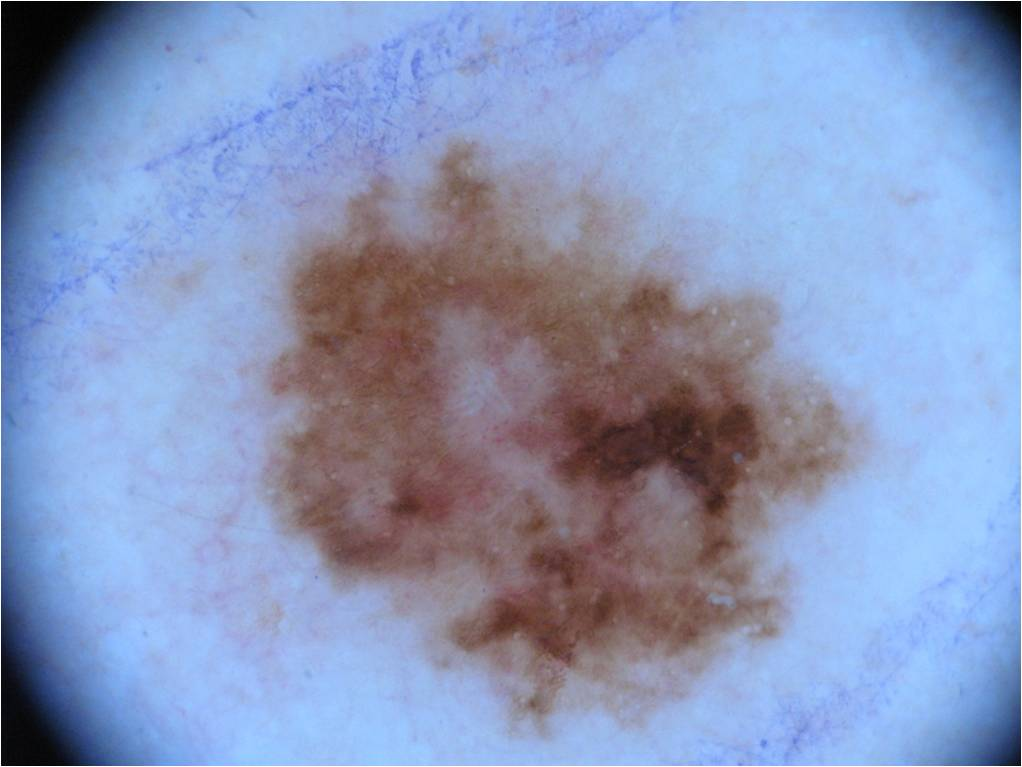
#> input picture benign3.jpg, 1022 x 767 px
$ python main.py   (older library calls are emulated)
#> lines starting #> are read from the running program, lines starting #| are printed output that depends on the picture; after the words box and inside, x2 and y2 are one past the last pixel; in counts of white or black regions, pixels touching at a corner belong together
import cv2
import numpy as np
import math
from matplotlib import pyplot as plt
from skimage.feature import greycomatrix, greycoprops
from hist_3d import hist_3d
from scipy.misc import imresize

# [7 lines of commented-out code are left out]
img = cv2.imread('benign3.jpg')
#> img is the input picture: shape (767, 1022, 3); mean B, G, R 187.6, 150.8, 136.1

#img = cv2.imread('img_buat_flow_chart_1.jpg')

imy,imx,imz = np.shape(img)
#> imy = 767; imx = 1022; imz = 3
shortening = 5
img = img[shortening:imy-shortening,shortening:imx-shortening,:]
#> img: shape (757, 1012, 3)
imy,imx,imz = np.shape(img)
#> imy = 757; imx = 1012
gs = cv2.cvtColor(img,cv2.COLOR_BGR2GRAY)
hsv=cv2.cvtColor(img, cv2.COLOR_BGR2HSV)
#> hsv: shape (757, 1012, 3); mean H, S, V 100.3, 84.1, 194.6


ret1,th1 = cv2.threshold(gs,25,255,cv2.THRESH_BINARY)
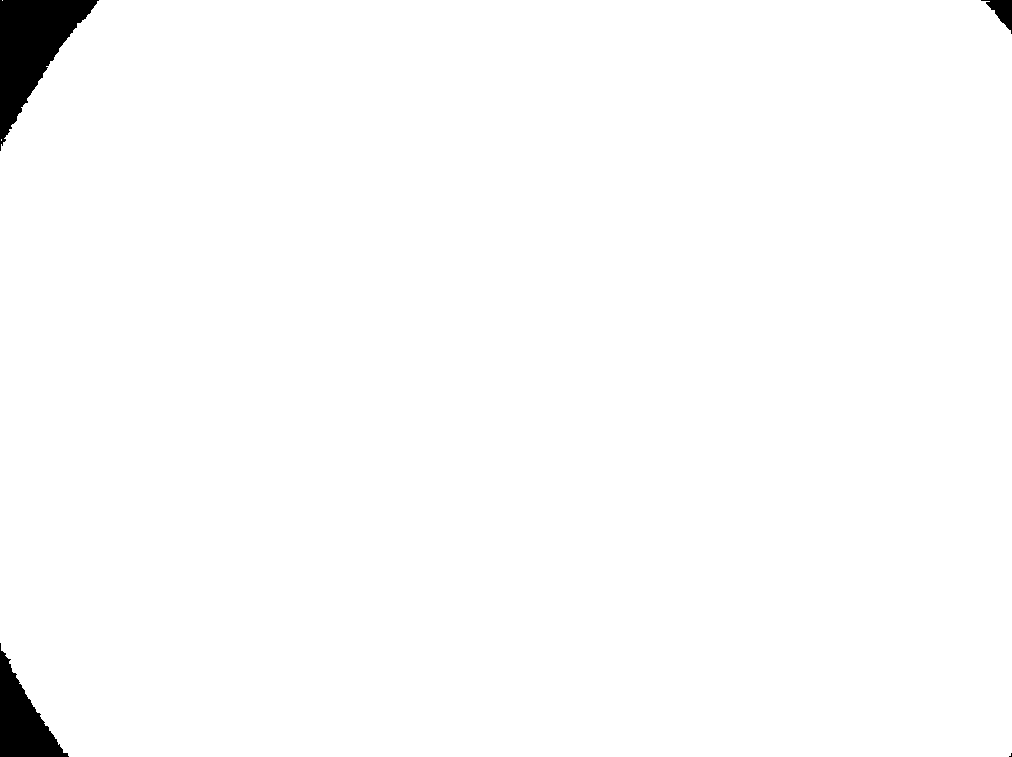
#> th1: shape (757, 1012); 98.6% white; 4 black regions (1 under 20 px), largest, box (x1, y1, x2, y2) and area: (0, 0, 99, 151) 6741, (0, 643, 69, 757) 3571, (981, 0, 1012, 34) 469

ckernel=cv2.getStructuringElement(cv2.MORPH_ELLIPSE,(8,8))
closing = cv2.morphologyEx(th1, cv2.MORPH_CLOSE, ckernel,iterations = 4)
#> closing: shape (757, 1012); 98.7% white; 3 black regions, box (x1, y1, x2, y2) and area: (0, 0, 95, 128) 6630, (0, 672, 62, 757) 3373, (996, 0, 1012, 23) 317

kernel=cv2.getStructuringElement(cv2.MORPH_ELLIPSE,(3,3))
erosion = cv2.erode(closing,kernel,iterations = 50)
#> erosion: shape (757, 1012); 96.4% white; 3 black regions, box (x1, y1, x2, y2) and area: (0, 0, 145, 178) 14781, (0, 622, 112, 757) 9605, (946, 0, 1012, 73) 3142

derm_scope = erosion


#REMOVING HAIR FILTERING------------- START

#gs_filter = cv2.medianBlur(gs,21) #median blur
#gs_filter = cv2.GaussianBlur(gs,(31,31),0) #Gaussian Blur
#gs_filter = cv2.blur(gs,(31,31)) #Averaging
#REMOVING HAIR FILTERING------------- END


ret,th = cv2.threshold(gs,0,255,cv2.THRESH_BINARY_INV+cv2.THRESH_OTSU)
#> th: shape (757, 1012); 31.4% white; 138 white regions (118 under 20 px), largest, box (x1, y1, x2, y2) and area: (265, 140, 837, 713) 181602, (0, 0, 195, 757) 45865, (894, 0, 1012, 143) 7770
#> ret = 136

#REMOVING HAIR MORPH TRANSFORM------------- START
#Morphologic Transform ------------- START
kernel=cv2.getStructuringElement(cv2.MORPH_ELLIPSE,(3,3))
erosion = cv2.erode(th,kernel,iterations = int(min([imx,imy])/100))
#> erosion: shape (757, 1012); 26.9% white; 10 white regions (4 under 20 px), largest, box (x1, y1, x2, y2) and area: (273, 151, 821, 681) 156782, (0, 0, 183, 439) 23744, (0, 452, 141, 757) 15563, (905, 0, 1012, 130) 6533, (943, 661, 1012, 757) 3118, (526, 689, 540, 706) 113
dilation = cv2.dilate(erosion,kernel,iterations = int(min([imx,imy])/100))
#> dilation: shape (757, 1012); 30.3% white; 4 white regions, box (x1, y1, x2, y2) and area: (266, 144, 828, 713) 175783, (0, 0, 190, 757) 44807, (898, 0, 1012, 137) 7576, (936, 654, 1012, 757) 3825
#Morphologic Transform ------------- End
#REMOVING HAIR MORPH TRANSFORM------------- END

segment_mask = dilation


nmask =  cv2.bitwise_and(derm_scope, segment_mask)
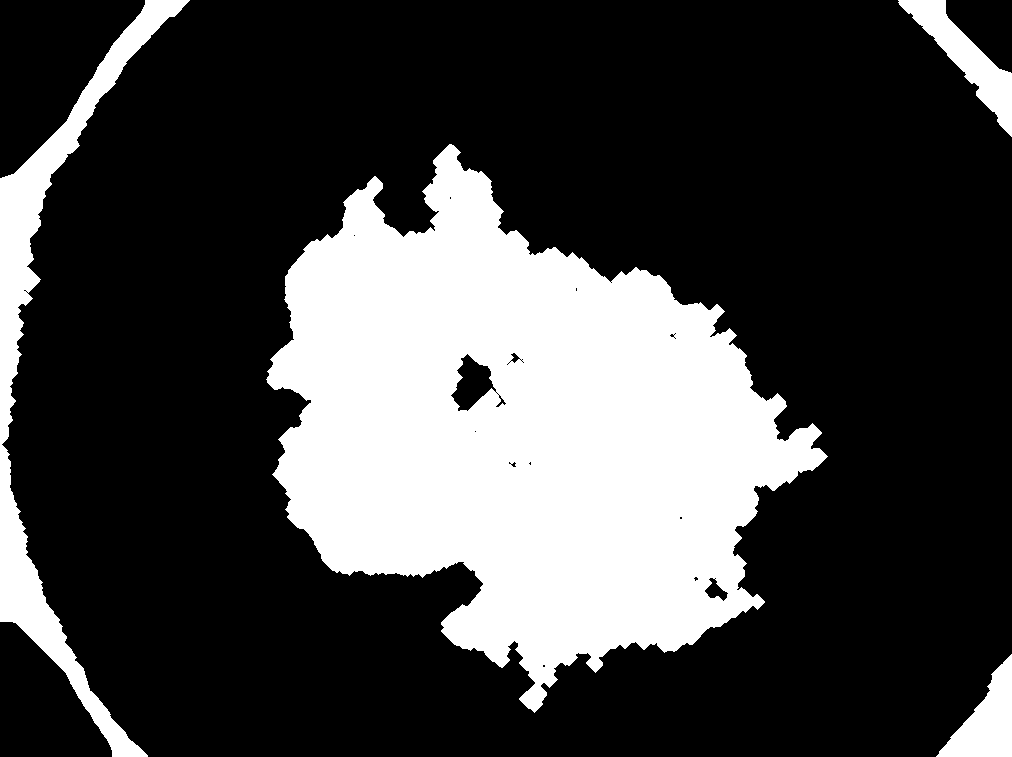
#> nmask: shape (757, 1012); 26.7% white; 4 white regions

im2,contours,hierarchy = cv2.findContours(nmask, cv2.RETR_EXTERNAL, cv2.CHAIN_APPROX_NONE)
#> contours = 4 contours; box (x1, y1, x2, y2) and area: (266, 144, 828, 713) 176470, (0, 0, 190, 757) 19605, (898, 0, 1012, 137) 4262, (936, 654, 1012, 757) 3684

contimg = img.copy()

height, width, channels = img.shape
#> height = 757; width = 1012; channels = 3
all_cnt_bimg = np.zeros((height,width,1), np.uint8)
cv2.drawContours(all_cnt_bimg, contours, -1, 255, 1)
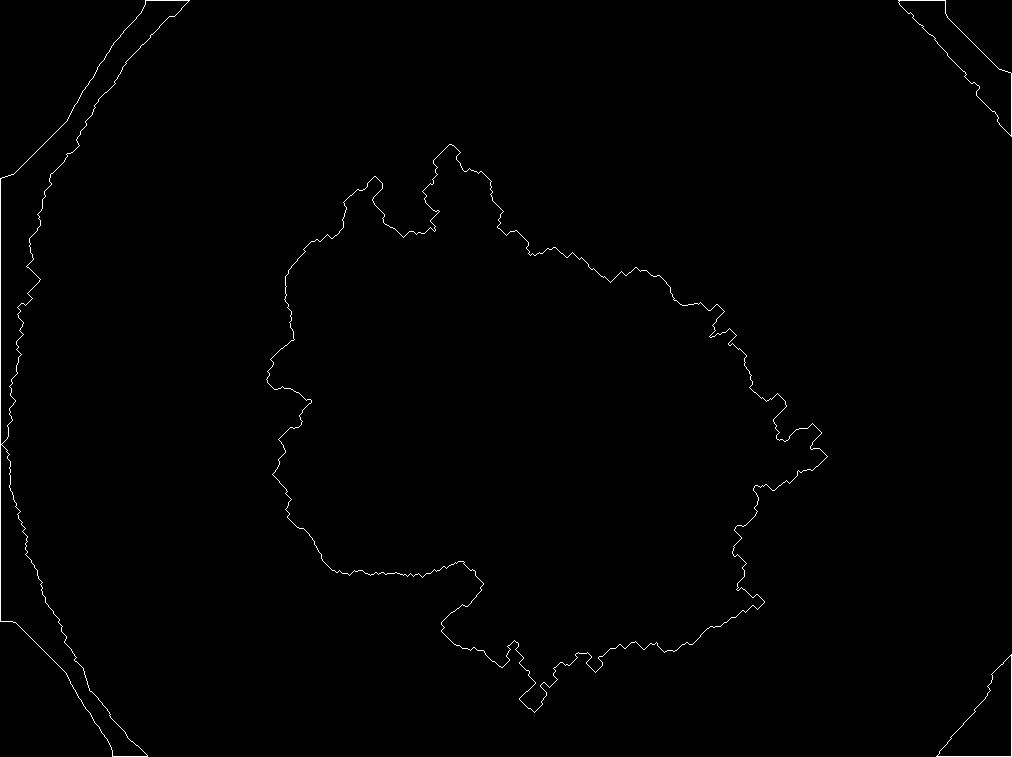
#> all_cnt_bimg: shape (757, 1012, 1); 0.58% white in thin lines or dots


if len(contours) != 0:
    #find the biggest area
    c = max(contours, key = cv2.contourArea)
#> c = contour of 2179 points, box (x1, y1, x2, y2) (266, 144, 828, 713), area 176470

    # draw in blue the contours that were founded
    cv2.drawContours(contimg, c, -1, 255, 3)
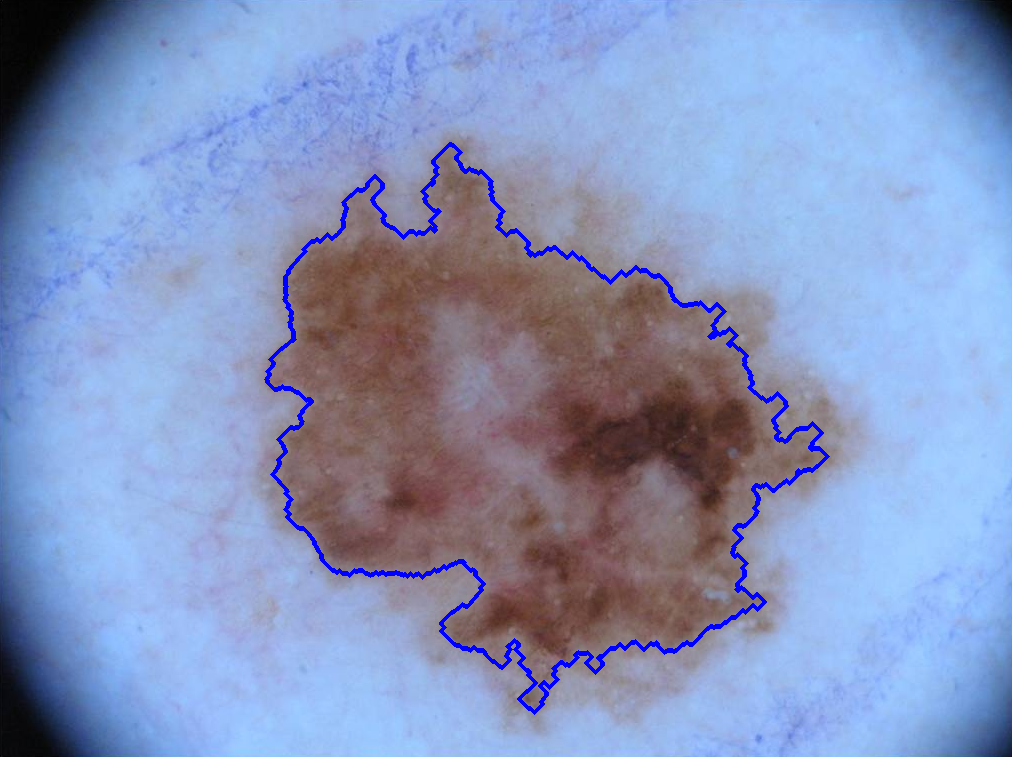
#> contimg: shape (757, 1012, 3); mean B, G, R 189.3, 148.9, 134.2


    #Finding center of mass
    M = cv2.moments(c)
#> M = moments, m00 176470.5, centre m10/m00, m01/m00 = (522.6, 431.8)
    cx = int(M["m10"] / M["m00"])
#> cx = 522
    cy = int(M["m01"] / M["m00"])
#> cy = 431

    t_cx = cx-(imx/2)
#> t_cx = 16
    t_cy = cy-(imy/2)
#> t_cy = 52.5


    #CREATING BORDER
    square_r = np.maximum(imx,imy)
#> square_r = 1012
    bimg = np.zeros((height,width,1), np.uint8)
    cv2.drawContours(bimg, c, -1, 255, 1)
#> bimg: shape (757, 1012, 1); 0.28% white in thin lines or dots, all inside (x1, y1, x2, y2) = (266, 144, 828, 713)
    flood_img = bimg.copy()
    maskfill = np.zeros((height+2, width+2), np.uint8)
    cv2.floodFill(flood_img, maskfill, (cx,cy), 255)
#> flood_img: shape (757, 1012, 1); 23.2% white; 1 white region, box (x1, y1, x2, y2) and area: (266, 144, 828, 713) 177561
    segment = cv2.bitwise_and(img, img, mask=flood_img)
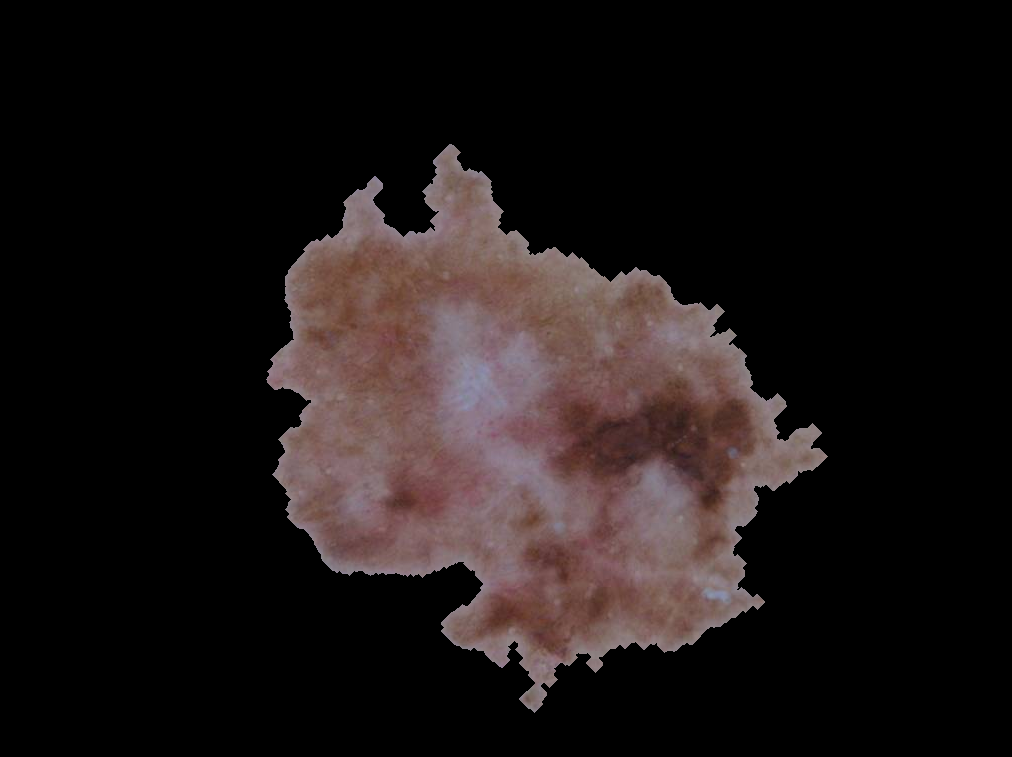
#> segment: shape (757, 1012, 3); mean B, G, R 21.8, 22.1, 28.6


#-------------------------------------------------------------- ASSYMETRY START

    rhalf = (square_r/2).astype(int)
#> rhalf = 506

    nc_img = np.zeros((square_r,square_r,1), np.uint8)

    (r_x,r_y),(MA,ma),angle = cv2.minAreaRect(c)
#> r_x = 525; r_y = 437.4; MA = 439.1; ma = 580.3; angle = -54.85

    t_cx = r_x-(rhalf)
#> t_cx = 19.03
    t_cy = r_y-(rhalf)
#> t_cy = -68.63

    xc,yc,zc = np.shape(c)
#> xc = 2179; yc = 1; zc = 2
    nc = np.zeros([xc,yc,zc])

    nc[:,0,0] = c[:,0,0]- t_cx
    nc[:,0,1] = c[:,0,1]- t_cy
    nc = nc.astype(int)

    cv2.drawContours(nc_img, nc, -1, 255, 1)
#> nc_img: shape (1012, 1012, 1); 0.21% white in thin lines or dots, all inside (x1, y1, x2, y2) = (246, 212, 808, 781)
    maskfill = np.zeros((square_r+2, square_r+2), np.uint8)
    cv2.floodFill(nc_img, maskfill, (rhalf,rhalf), 255)
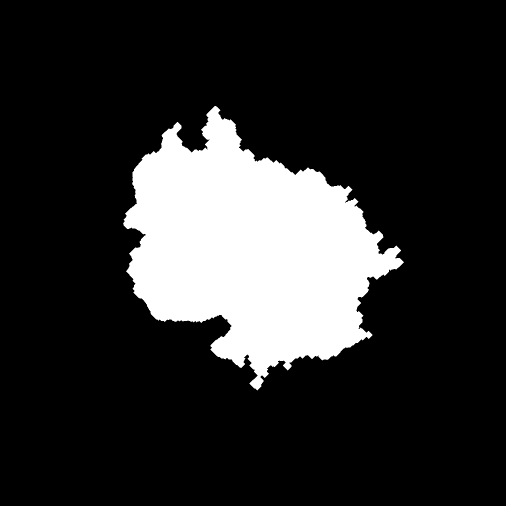
#> nc_img: shape (1012, 1012, 1) (shown at 1/2 size); 17.3% white; 1 white region, box (x1, y1, x2, y2) and area: (246, 212, 808, 781) 177561
    rotate_M = cv2.getRotationMatrix2D((rhalf,rhalf),angle,1)            #rotate Matrix
#> rotate_M = [[0.576, -0.818, 628.4], [0.818, 0.576, -199]]
    rotated = cv2.warpAffine(nc_img,rotate_M,(square_r,square_r))        #rotated image (1 channel)
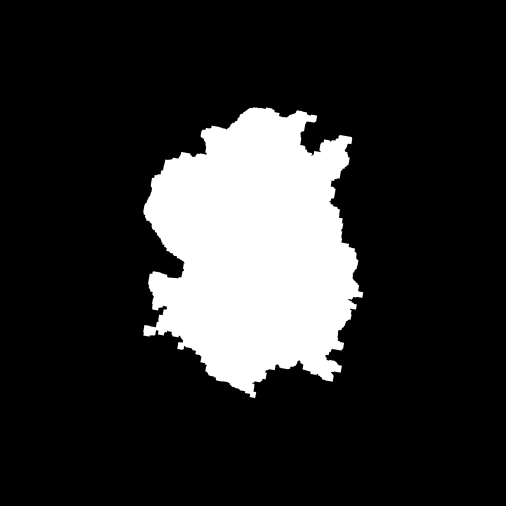
#> rotated: shape (1012, 1012) (shown at 1/2 size); min 0, max 255, mean 44.2

#> (the run stopped early here; a loop or call above may not have finished)
